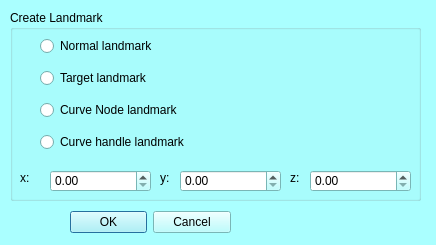
<?xml version="1.0" encoding="UTF-8"?>
<ui version="4.0">
 <class>mqCreateLMKDialog</class>
 <widget class="QDialog" name="mqCreateLMKDialog">
  <property name="geometry">
   <rect>
    <x>0</x>
    <y>0</y>
    <width>436</width>
    <height>245</height>
   </rect>
  </property>
  <property name="palette">
   <palette>
    <active>
     <colorrole role="WindowText">
      <brush brushstyle="SolidPattern">
       <color alpha="255">
        <red>0</red>
        <green>0</green>
        <blue>0</blue>
       </color>
      </brush>
     </colorrole>
     <colorrole role="Button">
      <brush brushstyle="SolidPattern">
       <color alpha="255">
        <red>170</red>
        <green>255</green>
        <blue>255</blue>
       </color>
      </brush>
     </colorrole>
     <colorrole role="Light">
      <brush brushstyle="SolidPattern">
       <color alpha="255">
        <red>255</red>
        <green>255</green>
        <blue>255</blue>
       </color>
      </brush>
     </colorrole>
     <colorrole role="Midlight">
      <brush brushstyle="SolidPattern">
       <color alpha="255">
        <red>212</red>
        <green>255</green>
        <blue>255</blue>
       </color>
      </brush>
     </colorrole>
     <colorrole role="Dark">
      <brush brushstyle="SolidPattern">
       <color alpha="255">
        <red>85</red>
        <green>127</green>
        <blue>127</blue>
       </color>
      </brush>
     </colorrole>
     <colorrole role="Mid">
      <brush brushstyle="SolidPattern">
       <color alpha="255">
        <red>113</red>
        <green>170</green>
        <blue>170</blue>
       </color>
      </brush>
     </colorrole>
     <colorrole role="Text">
      <brush brushstyle="SolidPattern">
       <color alpha="255">
        <red>0</red>
        <green>0</green>
        <blue>0</blue>
       </color>
      </brush>
     </colorrole>
     <colorrole role="BrightText">
      <brush brushstyle="SolidPattern">
       <color alpha="255">
        <red>255</red>
        <green>255</green>
        <blue>255</blue>
       </color>
      </brush>
     </colorrole>
     <colorrole role="ButtonText">
      <brush brushstyle="SolidPattern">
       <color alpha="255">
        <red>0</red>
        <green>0</green>
        <blue>0</blue>
       </color>
      </brush>
     </colorrole>
     <colorrole role="Base">
      <brush brushstyle="SolidPattern">
       <color alpha="255">
        <red>255</red>
        <green>255</green>
        <blue>255</blue>
       </color>
      </brush>
     </colorrole>
     <colorrole role="Window">
      <brush brushstyle="SolidPattern">
       <color alpha="255">
        <red>170</red>
        <green>255</green>
        <blue>255</blue>
       </color>
      </brush>
     </colorrole>
     <colorrole role="Shadow">
      <brush brushstyle="SolidPattern">
       <color alpha="255">
        <red>0</red>
        <green>0</green>
        <blue>0</blue>
       </color>
      </brush>
     </colorrole>
     <colorrole role="AlternateBase">
      <brush brushstyle="SolidPattern">
       <color alpha="255">
        <red>212</red>
        <green>255</green>
        <blue>255</blue>
       </color>
      </brush>
     </colorrole>
     <colorrole role="ToolTipBase">
      <brush brushstyle="SolidPattern">
       <color alpha="255">
        <red>255</red>
        <green>255</green>
        <blue>220</blue>
       </color>
      </brush>
     </colorrole>
     <colorrole role="ToolTipText">
      <brush brushstyle="SolidPattern">
       <color alpha="255">
        <red>0</red>
        <green>0</green>
        <blue>0</blue>
       </color>
      </brush>
     </colorrole>
    </active>
    <inactive>
     <colorrole role="WindowText">
      <brush brushstyle="SolidPattern">
       <color alpha="255">
        <red>0</red>
        <green>0</green>
        <blue>0</blue>
       </color>
      </brush>
     </colorrole>
     <colorrole role="Button">
      <brush brushstyle="SolidPattern">
       <color alpha="255">
        <red>170</red>
        <green>255</green>
        <blue>255</blue>
       </color>
      </brush>
     </colorrole>
     <colorrole role="Light">
      <brush brushstyle="SolidPattern">
       <color alpha="255">
        <red>255</red>
        <green>255</green>
        <blue>255</blue>
       </color>
      </brush>
     </colorrole>
     <colorrole role="Midlight">
      <brush brushstyle="SolidPattern">
       <color alpha="255">
        <red>212</red>
        <green>255</green>
        <blue>255</blue>
       </color>
      </brush>
     </colorrole>
     <colorrole role="Dark">
      <brush brushstyle="SolidPattern">
       <color alpha="255">
        <red>85</red>
        <green>127</green>
        <blue>127</blue>
       </color>
      </brush>
     </colorrole>
     <colorrole role="Mid">
      <brush brushstyle="SolidPattern">
       <color alpha="255">
        <red>113</red>
        <green>170</green>
        <blue>170</blue>
       </color>
      </brush>
     </colorrole>
     <colorrole role="Text">
      <brush brushstyle="SolidPattern">
       <color alpha="255">
        <red>0</red>
        <green>0</green>
        <blue>0</blue>
       </color>
      </brush>
     </colorrole>
     <colorrole role="BrightText">
      <brush brushstyle="SolidPattern">
       <color alpha="255">
        <red>255</red>
        <green>255</green>
        <blue>255</blue>
       </color>
      </brush>
     </colorrole>
     <colorrole role="ButtonText">
      <brush brushstyle="SolidPattern">
       <color alpha="255">
        <red>0</red>
        <green>0</green>
        <blue>0</blue>
       </color>
      </brush>
     </colorrole>
     <colorrole role="Base">
      <brush brushstyle="SolidPattern">
       <color alpha="255">
        <red>255</red>
        <green>255</green>
        <blue>255</blue>
       </color>
      </brush>
     </colorrole>
     <colorrole role="Window">
      <brush brushstyle="SolidPattern">
       <color alpha="255">
        <red>170</red>
        <green>255</green>
        <blue>255</blue>
       </color>
      </brush>
     </colorrole>
     <colorrole role="Shadow">
      <brush brushstyle="SolidPattern">
       <color alpha="255">
        <red>0</red>
        <green>0</green>
        <blue>0</blue>
       </color>
      </brush>
     </colorrole>
     <colorrole role="AlternateBase">
      <brush brushstyle="SolidPattern">
       <color alpha="255">
        <red>212</red>
        <green>255</green>
        <blue>255</blue>
       </color>
      </brush>
     </colorrole>
     <colorrole role="ToolTipBase">
      <brush brushstyle="SolidPattern">
       <color alpha="255">
        <red>255</red>
        <green>255</green>
        <blue>220</blue>
       </color>
      </brush>
     </colorrole>
     <colorrole role="ToolTipText">
      <brush brushstyle="SolidPattern">
       <color alpha="255">
        <red>0</red>
        <green>0</green>
        <blue>0</blue>
       </color>
      </brush>
     </colorrole>
    </inactive>
    <disabled>
     <colorrole role="WindowText">
      <brush brushstyle="SolidPattern">
       <color alpha="255">
        <red>85</red>
        <green>127</green>
        <blue>127</blue>
       </color>
      </brush>
     </colorrole>
     <colorrole role="Button">
      <brush brushstyle="SolidPattern">
       <color alpha="255">
        <red>170</red>
        <green>255</green>
        <blue>255</blue>
       </color>
      </brush>
     </colorrole>
     <colorrole role="Light">
      <brush brushstyle="SolidPattern">
       <color alpha="255">
        <red>255</red>
        <green>255</green>
        <blue>255</blue>
       </color>
      </brush>
     </colorrole>
     <colorrole role="Midlight">
      <brush brushstyle="SolidPattern">
       <color alpha="255">
        <red>212</red>
        <green>255</green>
        <blue>255</blue>
       </color>
      </brush>
     </colorrole>
     <colorrole role="Dark">
      <brush brushstyle="SolidPattern">
       <color alpha="255">
        <red>85</red>
        <green>127</green>
        <blue>127</blue>
       </color>
      </brush>
     </colorrole>
     <colorrole role="Mid">
      <brush brushstyle="SolidPattern">
       <color alpha="255">
        <red>113</red>
        <green>170</green>
        <blue>170</blue>
       </color>
      </brush>
     </colorrole>
     <colorrole role="Text">
      <brush brushstyle="SolidPattern">
       <color alpha="255">
        <red>85</red>
        <green>127</green>
        <blue>127</blue>
       </color>
      </brush>
     </colorrole>
     <colorrole role="BrightText">
      <brush brushstyle="SolidPattern">
       <color alpha="255">
        <red>255</red>
        <green>255</green>
        <blue>255</blue>
       </color>
      </brush>
     </colorrole>
     <colorrole role="ButtonText">
      <brush brushstyle="SolidPattern">
       <color alpha="255">
        <red>85</red>
        <green>127</green>
        <blue>127</blue>
       </color>
      </brush>
     </colorrole>
     <colorrole role="Base">
      <brush brushstyle="SolidPattern">
       <color alpha="255">
        <red>170</red>
        <green>255</green>
        <blue>255</blue>
       </color>
      </brush>
     </colorrole>
     <colorrole role="Window">
      <brush brushstyle="SolidPattern">
       <color alpha="255">
        <red>170</red>
        <green>255</green>
        <blue>255</blue>
       </color>
      </brush>
     </colorrole>
     <colorrole role="Shadow">
      <brush brushstyle="SolidPattern">
       <color alpha="255">
        <red>0</red>
        <green>0</green>
        <blue>0</blue>
       </color>
      </brush>
     </colorrole>
     <colorrole role="AlternateBase">
      <brush brushstyle="SolidPattern">
       <color alpha="255">
        <red>170</red>
        <green>255</green>
        <blue>255</blue>
       </color>
      </brush>
     </colorrole>
     <colorrole role="ToolTipBase">
      <brush brushstyle="SolidPattern">
       <color alpha="255">
        <red>255</red>
        <green>255</green>
        <blue>220</blue>
       </color>
      </brush>
     </colorrole>
     <colorrole role="ToolTipText">
      <brush brushstyle="SolidPattern">
       <color alpha="255">
        <red>0</red>
        <green>0</green>
        <blue>0</blue>
       </color>
      </brush>
     </colorrole>
    </disabled>
   </palette>
  </property>
  <property name="windowTitle">
   <string>Create landmark</string>
  </property>
  <widget class="QWidget" name="layoutWidget">
   <property name="geometry">
    <rect>
     <x>70</x>
     <y>210</y>
     <width>161</width>
     <height>25</height>
    </rect>
   </property>
   <layout class="QHBoxLayout" name="horizontalLayout_2">
    <item>
     <widget class="QDialogButtonBox" name="buttonBox">
      <property name="orientation">
       <enum>Qt::Horizontal</enum>
      </property>
      <property name="standardButtons">
       <set>QDialogButtonBox::Cancel|QDialogButtonBox::Ok</set>
      </property>
     </widget>
    </item>
   </layout>
  </widget>
  <widget class="QGroupBox" name="groupBox">
   <property name="geometry">
    <rect>
     <x>10</x>
     <y>10</y>
     <width>411</width>
     <height>191</height>
    </rect>
   </property>
   <property name="title">
    <string>Create Landmark</string>
   </property>
   <widget class="QDoubleSpinBox" name="x">
    <property name="geometry">
     <rect>
      <x>40</x>
      <y>160</y>
      <width>101</width>
      <height>22</height>
     </rect>
    </property>
    <property name="decimals">
     <number>2</number>
    </property>
   </widget>
   <widget class="QDoubleSpinBox" name="y">
    <property name="geometry">
     <rect>
      <x>170</x>
      <y>160</y>
      <width>101</width>
      <height>22</height>
     </rect>
    </property>
   </widget>
   <widget class="QDoubleSpinBox" name="z">
    <property name="geometry">
     <rect>
      <x>300</x>
      <y>160</y>
      <width>101</width>
      <height>22</height>
     </rect>
    </property>
   </widget>
   <widget class="QLabel" name="label_2">
    <property name="geometry">
     <rect>
      <x>10</x>
      <y>160</y>
      <width>21</width>
      <height>16</height>
     </rect>
    </property>
    <property name="text">
     <string>x:</string>
    </property>
   </widget>
   <widget class="QLabel" name="label_3">
    <property name="geometry">
     <rect>
      <x>150</x>
      <y>160</y>
      <width>21</width>
      <height>16</height>
     </rect>
    </property>
    <property name="text">
     <string>y:</string>
    </property>
   </widget>
   <widget class="QWidget" name="verticalLayoutWidget_9">
    <property name="geometry">
     <rect>
      <x>30</x>
      <y>20</y>
      <width>271</width>
      <height>131</height>
     </rect>
    </property>
    <layout class="QVBoxLayout" name="verticalLayout1_5">
     <item>
      <widget class="QRadioButton" name="Normal">
       <property name="text">
        <string>Normal landmark</string>
       </property>
      </widget>
     </item>
     <item>
      <widget class="QRadioButton" name="Target">
       <property name="text">
        <string>Target landmark</string>
       </property>
      </widget>
     </item>
     <item>
      <widget class="QRadioButton" name="Node">
       <property name="text">
        <string>Curve Node landmark</string>
       </property>
      </widget>
     </item>
     <item>
      <widget class="QRadioButton" name="Handle">
       <property name="text">
        <string>Curve handle landmark</string>
       </property>
      </widget>
     </item>
    </layout>
   </widget>
   <widget class="QLabel" name="label_4">
    <property name="geometry">
     <rect>
      <x>280</x>
      <y>160</y>
      <width>21</width>
      <height>16</height>
     </rect>
    </property>
    <property name="text">
     <string>z:</string>
    </property>
   </widget>
  </widget>
 </widget>
 <resources>
  <include location="../Icons/icons.qrc"/>
  <include location="../Icons/icons.qrc"/>
 </resources>
 <connections>
  <connection>
   <sender>buttonBox</sender>
   <signal>accepted()</signal>
   <receiver>mqCreateLMKDialog</receiver>
   <slot>accept()</slot>
   <hints>
    <hint type="sourcelabel">
     <x>248</x>
     <y>254</y>
    </hint>
    <hint type="destinationlabel">
     <x>157</x>
     <y>274</y>
    </hint>
   </hints>
  </connection>
  <connection>
   <sender>buttonBox</sender>
   <signal>rejected()</signal>
   <receiver>mqCreateLMKDialog</receiver>
   <slot>reject()</slot>
   <hints>
    <hint type="sourcelabel">
     <x>316</x>
     <y>260</y>
    </hint>
    <hint type="destinationlabel">
     <x>286</x>
     <y>274</y>
    </hint>
   </hints>
  </connection>
 </connections>
</ui>
